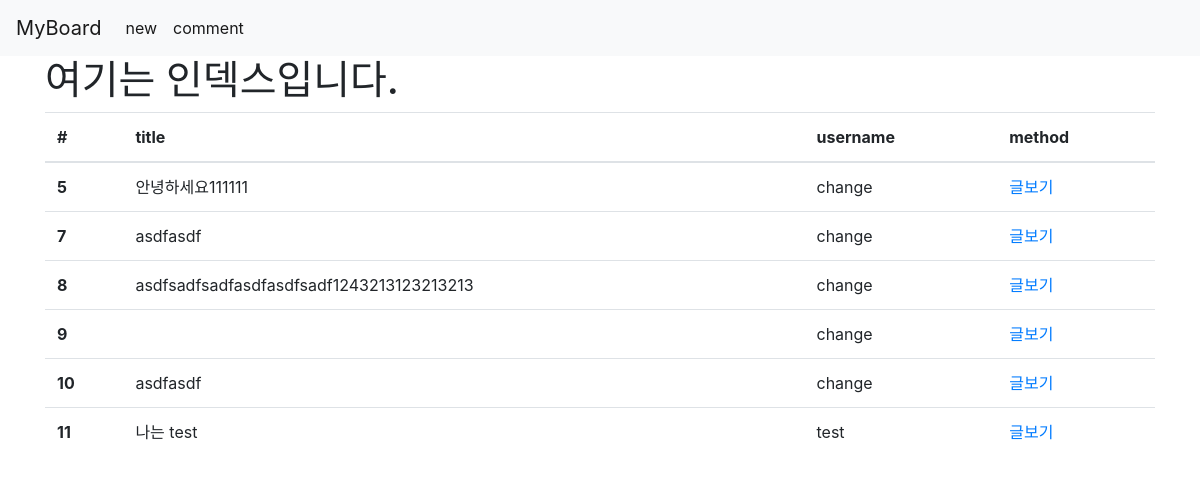
The page /articles/ on the database as committed earlier.
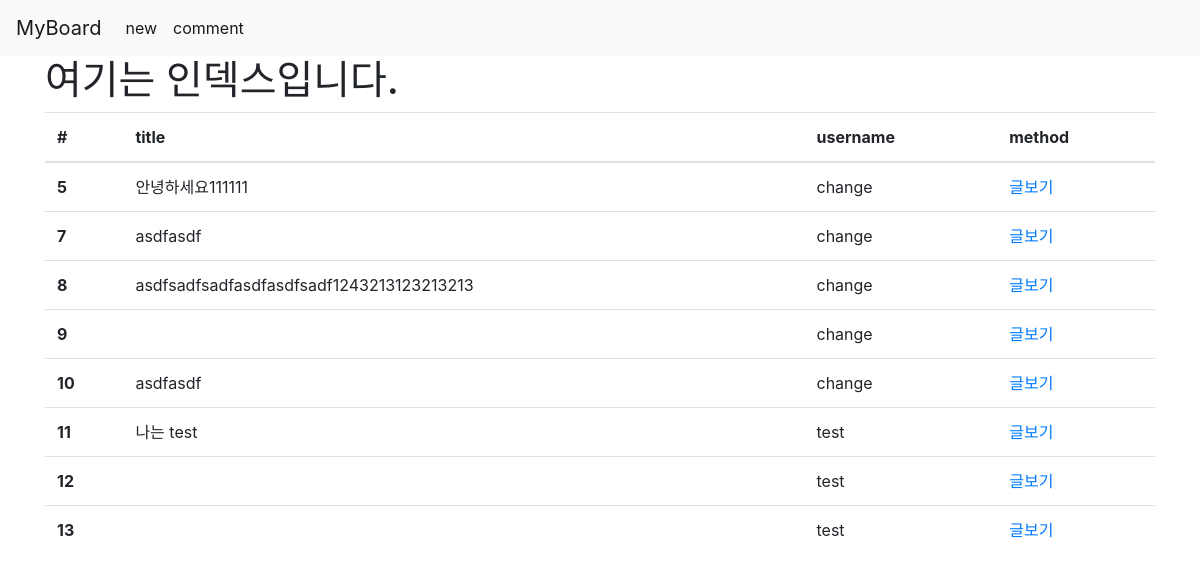
The same page on the database as committed later.
### articles/models.py (models this page shows)
class Article(models.Model):
    title = models.CharField(max_length=100)
    content = models.TextField()
    user = models.ForeignKey(settings.AUTH_USER_MODEL, on_delete=models.CASCADE)
    content2 = models.TextField()
    content3 = models.TextField()
    content4 = models.TextField()
    content5 = models.TextField()
    content6 = models.TextField()
    content7 = models.TextField()

### articles/views.py (the view)
# urls.py: path('', views.index, name="index"),
def index(request):
    articles = Article.objects.all()
    context = {
        'articles':articles
    }
    return render(request, 'articles/index.html', context)

### articles/templates/articles/index.html
{% extends 'articles/base.html' %}
{% block body %}
    <h1>여기는 인덱스입니다.</h1>
    <table class="table">
      <thead>
        <tr>
          <th scope="col">#</th>
          <th scope="col">title</th>
          <th scope="col">username</th>
          <th scope="col">method</th>
        </tr>
      </thead>
      <tbody>
        {% for article in articles %}
        <tr>
          <th scope="row">{{article.id}}</th>
          <td>{{article.title}}</td>
          <td>{{article.user}}</td>
          <td>
              <a href="{% url 'articles:detail' article.id %}">글보기</a>
          </td>
        </tr>
        {% endfor %}
      </tbody>
    </table>
{% endblock %}

Rows that differ between the two databases and show on the page:
added Article: id "12", user "test"
added Article: id "13", user "test"
